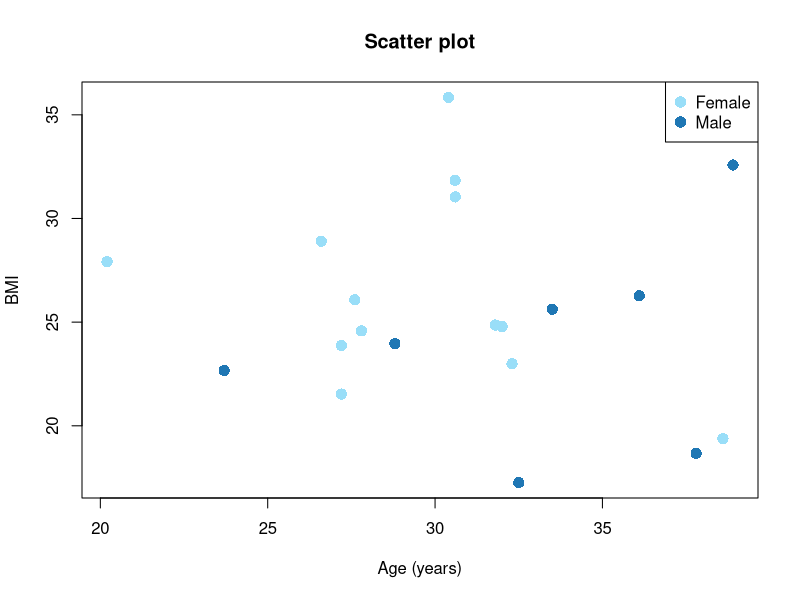
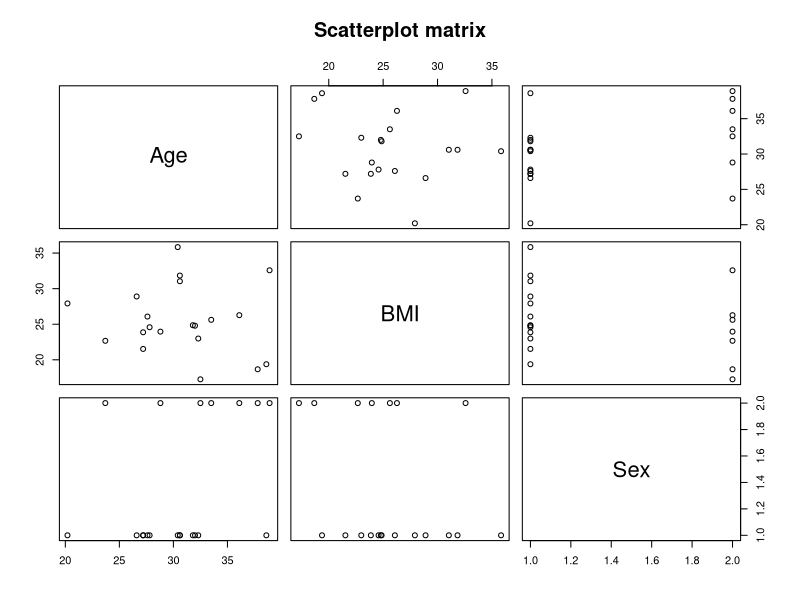
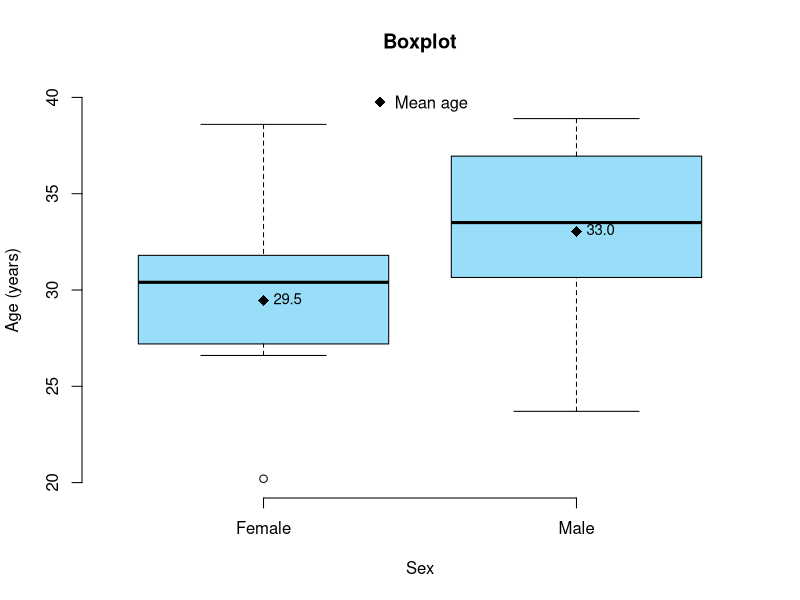
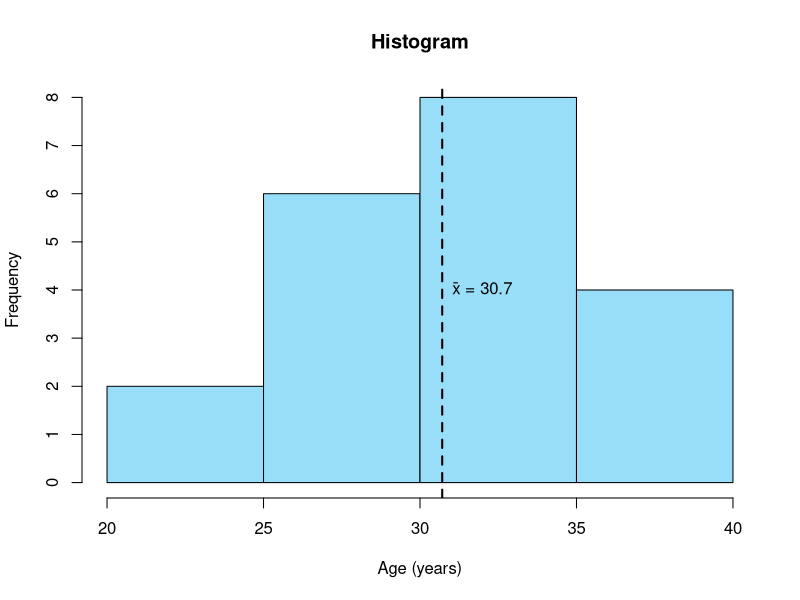
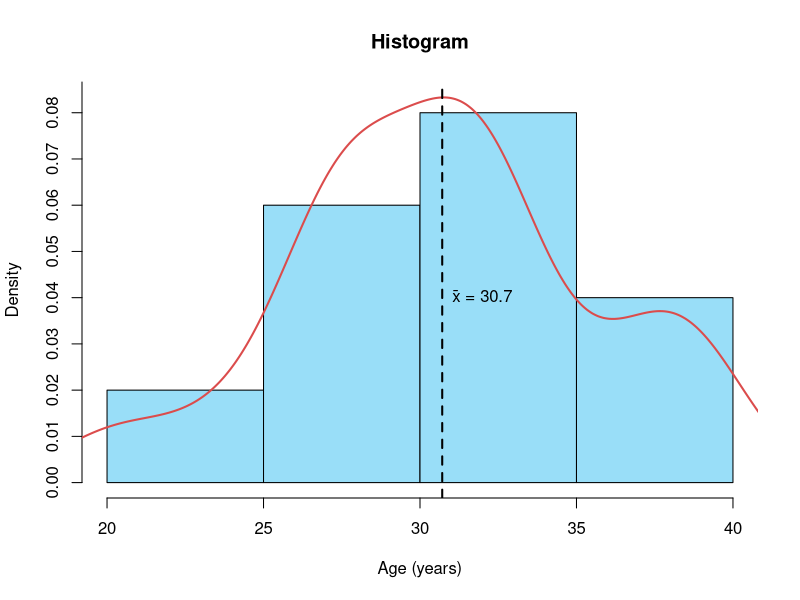

Reproduce these figures in R, in order.
# 🗂️ Dataframe ####
set.seed(123) # Reproducible results
n <- 20 # Sample size
id <- seq(from = 1, to = n, by = 1) # Generate ID sequence from 1 to 20
age <- round(x = rnorm(n = n, mean = 30, sd = 5), digits = 1) # Generate 20 ages randomly, normally distributed (mean = 30, SD = 5), rounded to 1 decimal
sex <- factor(sample(x = c(0, 1), size = n, replace = TRUE), levels = c(0, 1), labels = c("Female", "Male")) # Generate 20 random sex values
smoke <- factor(sample(x = c(0, 1), size = n, replace = TRUE), levels = c(0, 1), labels = c("No", "Yes")) # Generate 20 random smoker values
bmi <- round(x = rnorm(n = n, mean = 25, sd = 5), digits = 2) # Generate 20 BMIs randomly, normally distributed (mean = 25, SD = 5), rounded to 2 decimals
df <- data.frame(Id = id, Age = age, Sex = sex, BMI = bmi, Smoke = smoke) # Create dataframe
df$Id <- as.integer(df$Id) # Convert Id variable to integer

# 🎨 Hex color codes ####
browseURL("https://www.color-hex.com/") # Open website to explore HEX color codes



# 🔵 Scatter plot #####
plot(x = df$Age, y = df$BMI, # Create scatter plot of age and BMI
     col = ifelse(df$Sex == "Female", "#99DEF8", "#1F77B4"),
     pch = 16, cex = 1.5, 
     xlab = "Age (years)", ylab = "BMI",
     main = "Scatter plot",
     axes = TRUE)
legend(x = "topright", legend = c("Female", "Male"), # Add legend for Sex
       col = c("#99DEF8", "#1F77B4"), 
       pch = 16, pt.cex = 1.5)

pairs(x = df[, c("Age", "BMI", "Sex")], # Create scatterplot matrix of age, BMI, and sex
      main = "Scatterplot matrix")



# 🎁 Boxplot #####
boxplot(formula = Age ~ Sex, data = df, # Create age boxplot
        col = "#99DEF8", border = "#000000",
        main = "Boxplot", xlab = "Sex", ylab = "Age (years)", 
        ylim = c(floor(min(df$Age)), ceiling(max(df$Age)/5)*5),
        axes = FALSE, outline = TRUE)
axis(side = 1, at = 1:2, labels = levels(df$Sex)) # X-axis
axis(side = 2, at = seq(floor(min(df$Age)), ceiling(max(df$Age)/5)*5, by = 5)) # Y-axis
group_means <- tapply(X = df$Age, INDEX = df$Sex, FUN = mean) # Calculate mean age by sex
points(x = 1:2, group_means, pch = 18, col = "#000000", cex = 1.5) # Add mean age by sex text
text(x = 1:2, y = group_means, 
     labels = paste(formatC(group_means, format = "f", digits = 1)), 
     pos = 4, cex = 0.9, col = "#000000")
legend(x = "top", legend = "Mean age",
       col = "#000000", , bty = "n",
       pch = 18, pt.cex = 1.5)



# 📊 Histogram #####
hist_freq <- hist(x = df$Age, breaks = 4, freq = TRUE, # Create and store age histogram (frequency)
                  col = "#99DEF8", border = "#000000",
                  main = "Histogram", xlab = "Age (years)", ylab = "Frequency",
                  axes = FALSE, labels = FALSE)
axis(side = 1, at = seq(floor(min(df$Age)), ceiling(max(df$Age)/5)*5, by = 5)) # X-axis
axis(side = 2, at = seq(0, max(hist_freq$counts), by = 1)) # Y-axis
abline(v = mean(df$Age), col = "#000000", lty = 2, lwd = 2) # Mean age vertical line
text(x = mean(df$Age), y = max(hist_freq$counts)/2, # Add mean age text
     labels = paste("x̄ =", formatC(mean(df$Age), format = "f", digits = 1)),,
     pos = 4, cex = 1.0, col = "#000000")


hist_dens <- hist(x = df$Age, breaks = 4, freq = FALSE, # Create and store age histogram (density)
                  col = "#99DEF8", border = "#000000",
                  main = "Histogram", xlab = "Age (years)", ylab = "Density",
                  ylim = c(0, max(density(df$Age)$y) * 1.0),
                  axes = FALSE, labels = FALSE)
axis(side = 1, at = seq(floor(min(df$Age)), ceiling(max(df$Age)/5)*5, by = 5)) # X-axis
axis(side = 2, at = seq(0, ceiling(max(hist_dens$density)), by = 0.01)) # Y-axis: each 0.01 unit × 5-year bin ≈ 0.05 area (≈5% of total)
lines(x = density(df$Age), col = "#DB4C4C", lty = 1, lwd = 2) # Add smooth density curve (smoothed version of histogram using kernel density estimation)
abline(v = mean(df$Age), col = "#000000", lty = 2, lwd = 2) # Mean age vertical line
text(x = mean(df$Age), y = max(hist_freq$density)/2, # Add mean age text
     labels = paste("x̄ =", formatC(mean(df$Age), format = "f", digits = 1)),
     pos = 4, cex = 1.0, col = "#000000")

# Hola Fork ####